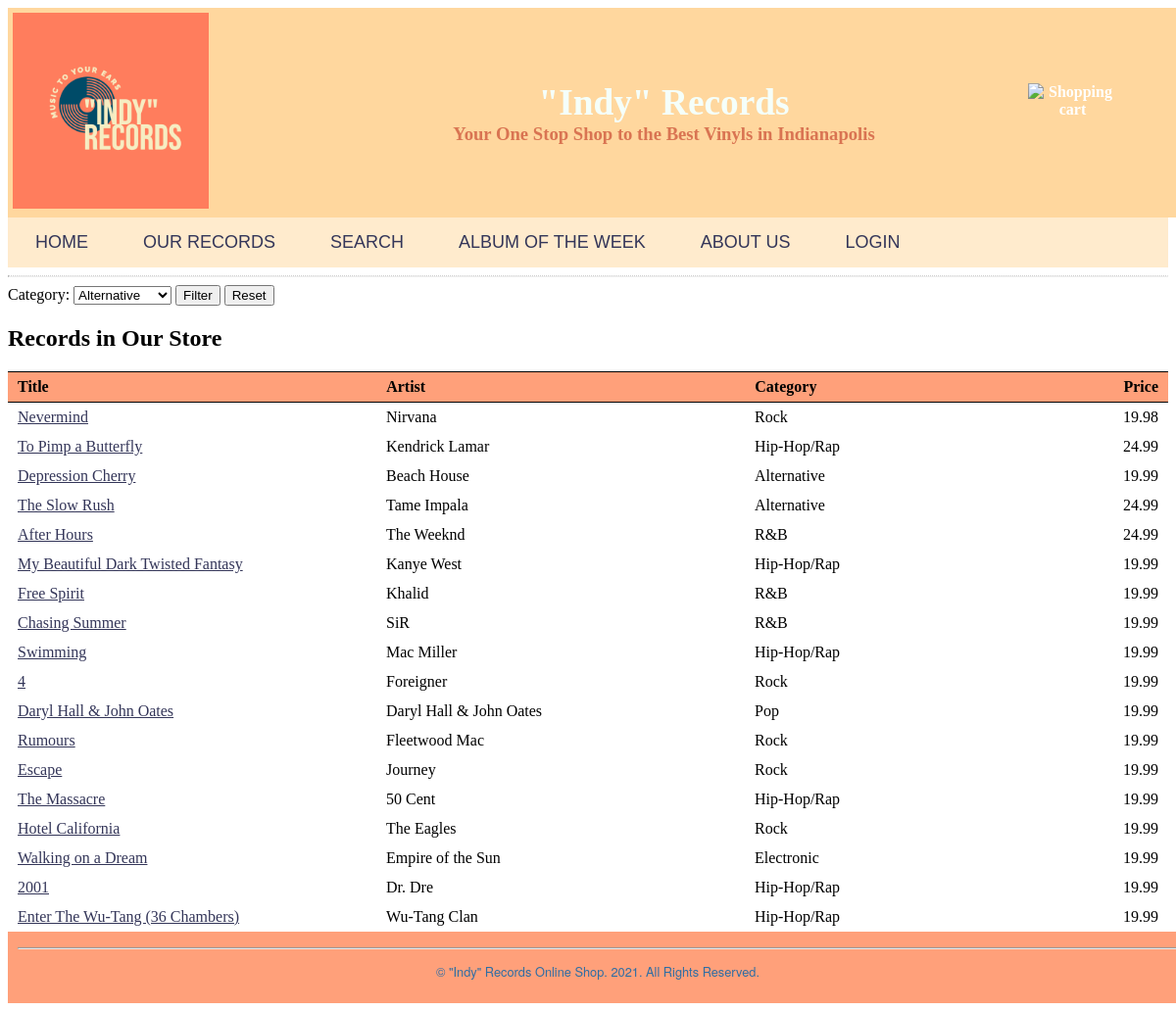
The app's page /records.php with its own data.
### tables this page shows
CREATE TABLE `records` (
  `id` int(11) NOT NULL,
  `title` varchar(120) NOT NULL,
  `artist` varchar(120) NOT NULL,
  `length` time NOT NULL,
  `release_date` date NOT NULL,
  `price` decimal(5,2) NOT NULL,
  `image` varchar(150) NOT NULL,
  `description` text DEFAULT NULL,
  `category_id` tinyint(1) NOT NULL
);

CREATE TABLE `categories` (
  `category_id` tinyint(1) NOT NULL,
  `category` varchar(20) NOT NULL,
  `description` text NOT NULL
);

### includes/database.php (called while the page is built, shortened)
<?php
$tblRecords = "records";
$tblCategories = "categories";

### records.php (the view, shortened to what this page needs)
<?php
require_once ('includes/header.php');
require_once ('includes/database.php');
$sql = "SELECT id, title, artist, price, category
        FROM $tblRecords, $tblCategories
        WHERE $tblRecords.category_id = $tblCategories.category_id";
$query = $conn->query($sql);
?>
    <body>
        <hr style="border-top:1px dotted #ccc;"/>
        <div class="col-md-8">
            <form method="POST" action="">
                <div class="form-inline">
                    <label>Category:</label>
                    <select class="form-control" name="category">
                        <option value="Alternative">Alternative</option>
                    </select>
                    <button class="btn btn-primary" name="filter">Filter</button>
                    <button class="btn btn-success" name="reset">Reset</button>
                </div>
            </form>
                <?php include'filter.php'?>
        </div>
    </div>
    </body>
    <h2>Records in Our Store</h2>
    <div class="records">
        <div class="row header">
            <div class="col1">Title</div>
            <div class="col2">Artist</div>
            <div class="col3">Category</div>
            <div class="col4">Price</div>
        </div>
        <?php while ($row = $query->fetch_assoc()) { ?>
            <div class="row">
                <div class="col1"><a href="details.php?id=<?= $row['id'] ?>"><?= $row['title'] ?></a></div>
                <div class="col2"><?= $row['artist'] ?></div>
                <div class="col3"><?= $row['category'] ?></div>
                <div class="col4"><?= $row['price'] ?></div>
            </div>
        <?php } ?>
    </div>
<?php
require('includes/footer.php');
?>

### includes/header.php (shortened to what this page needs)
<?php
$login = '';
$name = '';
?>
<!DOCTYPE html>
<html lang="en">
<head>
    <link type="text/css" rel="stylesheet" href="includes/recordstyle.css" />
</head>
<div>
<div id="banner">
    <div class="logo">
        <img src="img/recordlogo.jpg" alt="Indy Records" width="200" height="200">
    </div>
    <div class="banner-text">
        <div id="maintitle">
            "Indy" Records
        </div>
        <div id="subtitle">
            Your One Stop Shop to the Best Vinyls in Indianapolis
        </div>
    </div>
    <div class="shoppingcart">
        <a href="shoppingcart.php">
            <img src='img/shopping_cart.png' alt='Shopping cart' style='width: 100px; border: none'><br>
        </a>
    </div>
</div>
<div id="navbar">
    <ul>
        <li><a href="index.php" class="nav">HOME</a></li>
        <li><a href="records.php" class="nav">OUR RECORDS</a></li>
        <li><a href="searchitems.php" class="nav">SEARCH</a></li>
        <li><a href="weekly.php" class="nav">ALBUM OF THE WEEK</a></li>
        <li><a href="about.php" class="nav">ABOUT US</a></li>
        <li> <?php
            if (empty($login))
                echo "<a href='loginform.php'class='nav'>LOGIN</a>";
            else {
                echo "<a href='logout.php' class='nav'>LOGOUT</a>";
                echo "<span style='color:salmon; float: right'>Welcome $name!</span>";
            }
            ?></li>
    </ul>
</div>

### includes/footer.php
<div id="footer">
    <hr>
    <p>&copy; "Indy" Records Online Shop. 2021. All Rights Reserved.</p>
</div>
</body>
</html>

### includes/recordstyle.css (style rules this page uses)
.nav { font-family: Helvetica ; font-size: large; flex-direction: column; justify-content: center; margin: auto; text-align: center; }
#navbar ul { list-style-type: none; margin: auto; padding: 0; overflow: hidden; background-color: blanchedalmond; position: sticky; width: 100%; text-align: center; }
li { float: left; text-align: center; }
li a { display: block; color: white; text-align: center; padding: 15px 28px; text-decoration: none; }
a:link { color: #343659; }
#banner { background-color: #ffd79e; padding: 5px; display: flex; width: 100%; margin: auto; }
#banner .shoppingcart { width: 150px; display: flex; flex-direction: column; justify-content: center; align-items: center; text-align: center; margin-left: auto; padding-right: 50px; }
#banner .shoppingcart > a { color: white; font-weight: bold; text-decoration: none; width: 90px; height: 70px; padding-top: 10px; }
#banner .banner-text { width: 100%; display: flex; flex-direction: column; justify-content: center; }
#maintitle { color: mintcream; font-size: 28pt; font-weight: bold; text-align: center; padding-left: 100px; }
#subtitle { color: #d97452; font-size: 14pt; font-weight: bold; text-align: center; padding-left: 100px; }
#footer { font-size: 80%; text-align: center; margin-top: 0px; padding: 10px; padding-bottom: 10px; width: 100%; background-color: lightsalmon; font-family: "Helvetica Neue"; color: #2e6da4; margin: auto; }
.records { display: flex; flex-direction: column; }
.records div { padding: 3px 5px; }
.records .row { display: flex; }
.records .row:nth-child(even) { background-color: white; }
.records .header { background-color: lightsalmon; border-top: 1px solid black; border-bottom: 1px solid black; font-weight: 600; }
.records .col1 { width: 100%; }
.records .col2 { width: 100%; }
.records .col3 { width: 100%; }

### records on screen
records: title "Nevermind", artist "Nirvana", category.category "Rock", price "19.98"
records: title "To Pimp a Butterfly", artist "Kendrick Lamar", category.category "Hip-Hop/Rap", price "24.99"
records: title "Depression Cherry", artist "Beach House", category.category "Alternative", price "19.99"
records: title "The Slow Rush", artist "Tame Impala", category.category "Alternative", price "24.99"
records: title "After Hours", artist "The Weeknd", category.category "R&B", price "24.99"
records: title "My Beautiful Dark Twisted Fantasy", artist "Kanye West", category.category "Hip-Hop/Rap", price "19.99"
records: title "Free Spirit", artist "Khalid", category.category "R&B", price "19.99"
records: title "Chasing Summer", artist "SiR", category.category "R&B", price "19.99"
records: title "Swimming", artist "Mac Miller", category.category "Hip-Hop/Rap", price "19.99"
records: title "4", artist "Foreigner", category.category "Rock", price "19.99"
records: title "Daryl Hall & John Oates", artist "Daryl Hall & John Oates", category.category "Pop", price "19.99"
records: title "Rumours", artist "Fleetwood Mac", category.category "Rock", price "19.99"
records: title "Escape", artist "Journey", category.category "Rock", price "19.99"
records: title "The Massacre", artist "50 Cent", category.category "Hip-Hop/Rap", price "19.99"
records: title "Hotel California", artist "The Eagles", category.category "Rock", price "19.99"
records: title "Walking on a Dream", artist "Empire of the Sun", category.category "Electronic", price "19.99"
records: title "2001", artist "Dr. Dre", category.category "Hip-Hop/Rap", price "19.99"
records: title "Enter The Wu-Tang (36 Chambers)", artist "Wu-Tang Clan", category.category "Hip-Hop/Rap", price "19.99"
